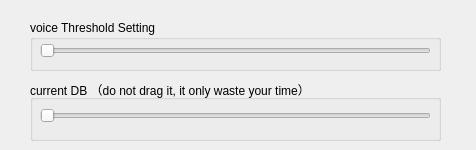
<?xml version="1.0" encoding="UTF-8"?>
<ui version="4.0">
 <class>Form</class>
 <widget class="QWidget" name="Form">
  <property name="enabled">
   <bool>true</bool>
  </property>
  <property name="geometry">
   <rect>
    <x>0</x>
    <y>0</y>
    <width>476</width>
    <height>150</height>
   </rect>
  </property>
  <property name="windowTitle">
   <string>Form</string>
  </property>
  <widget class="QGroupBox" name="groupBox">
   <property name="geometry">
    <rect>
     <x>30</x>
     <y>80</y>
     <width>411</width>
     <height>61</height>
    </rect>
   </property>
   <property name="title">
    <string>current DB （do not drag it, it only waste your time）</string>
   </property>
   <widget class="QSlider" name="voiceBar">
    <property name="enabled">
     <bool>true</bool>
    </property>
    <property name="geometry">
     <rect>
      <x>10</x>
      <y>20</y>
      <width>391</width>
      <height>31</height>
     </rect>
    </property>
    <property name="maximum">
     <number>100</number>
    </property>
    <property name="pageStep">
     <number>9</number>
    </property>
    <property name="sliderPosition">
     <number>0</number>
    </property>
    <property name="orientation">
     <enum>Qt::Orientation::Horizontal</enum>
    </property>
    <property name="invertedAppearance">
     <bool>false</bool>
    </property>
    <property name="invertedControls">
     <bool>false</bool>
    </property>
   </widget>
  </widget>
  <widget class="QGroupBox" name="groupBox_2">
   <property name="geometry">
    <rect>
     <x>30</x>
     <y>20</y>
     <width>411</width>
     <height>51</height>
    </rect>
   </property>
   <property name="title">
    <string>voice Threshold Setting</string>
   </property>
   <widget class="QSlider" name="thresholdSlide">
    <property name="geometry">
     <rect>
      <x>10</x>
      <y>20</y>
      <width>391</width>
      <height>21</height>
     </rect>
    </property>
    <property name="orientation">
     <enum>Qt::Orientation::Horizontal</enum>
    </property>
   </widget>
  </widget>
 </widget>
 <resources/>
 <connections/>
</ui>
